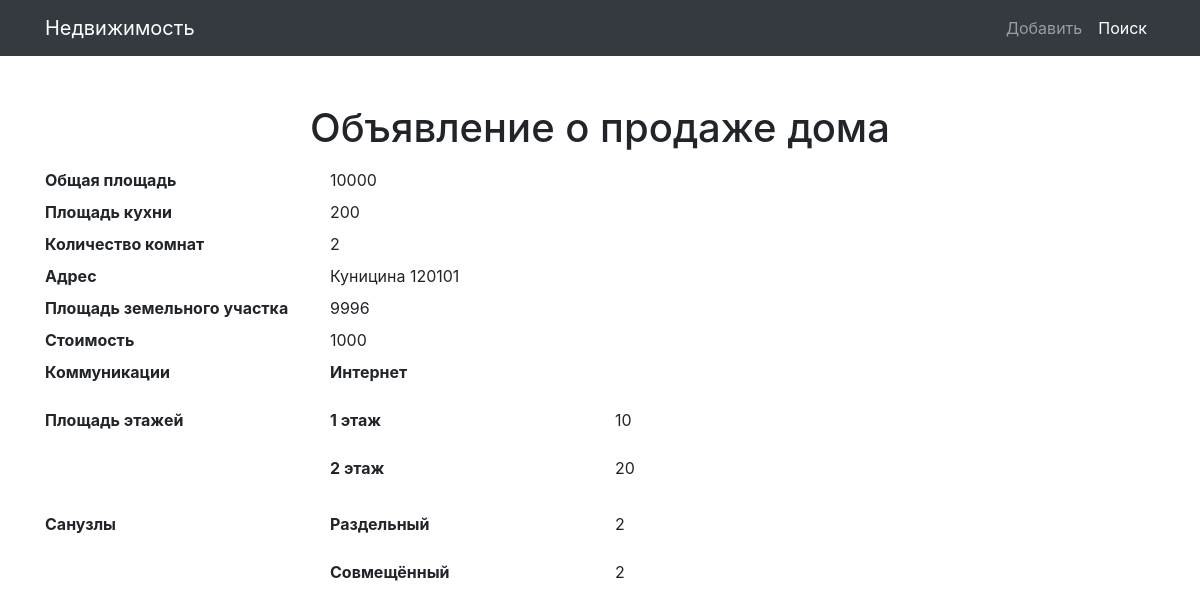
/?controller=ad&action=view_house&id=1, run on the app's committed database.
### tables this page shows
CREATE TABLE `House` (
  `id` int(11) NOT NULL,
  `gross_area` int(11) NOT NULL,
  `kitchen_area` int(11) NOT NULL,
  `room_amount` int(11) NOT NULL,
  `address` varchar(300) NOT NULL,
  `land_area` int(11) DEFAULT NULL,
  `cost` int(11) NOT NULL
);

CREATE TABLE `CommunicationType` (
  `id` int(11) NOT NULL,
  `title` varchar(50) NOT NULL
);

CREATE TABLE `HouseFloorArea` (
  `id` int(11) NOT NULL,
  `house_id` int(11) NOT NULL,
  `number` int(11) NOT NULL,
  `area` float NOT NULL
);

CREATE TABLE `BathroomType` (
  `id` int(11) NOT NULL,
  `title` varchar(50) NOT NULL
);

### Controllers/Controller.php (called while the page is built, shortened)
<?php
class Controller
{
    public function render($name, $vars, $layout = null)
    {
        extract($vars);
        include 'Views/'.$name.'.php';
    }
}

### Controllers/AdController.php (called while the page is built, shortened)
<?php
class AdController extends Controller
{
    public function view_houseAction()
    {
        $id          = (int)$_GET['id'];
        $house        = House::find($id);
        $images = [];
        $house_bathroom_types = HouseBathroomType::findBy([['house_id', '=', $id]]);
        $bathroom_types       = BathroomType::all();
        $house_balcony_types = HouseBalconyType::findBy([['house_id', '=', $id]]);
        $balcony_types       = BalconyType::all();
        $house_communication_types = HouseCommunicationType::findBy([['house_id', '=', $id]]);
        $communication_types       = CommunicationType::all();
        $house_floor_areas = HouseFloorArea::findBy([['house_id', '=', $id]]);
        return $this->render('view_house', [
            'menu'                      => 'search',
            'house'                     => $house,
            'images'                    => $images,
            'house_bathroom_types'      => $house_bathroom_types,
            'bathroom_types'            => $bathroom_types,
            'house_balcony_types'       => $house_balcony_types,
            'balcony_types'             => $balcony_types,
            'house_floor_areas'         => $house_floor_areas,
            'house_communication_types' => $house_communication_types,
            'communication_types'       => $communication_types,
        ], 'layout');
    }
}

### index.php (called while the page is built, shortened)
<?php
require_once 'Config.php';
require_once 'Db.php';
require_once 'Controllers/Controller.php';
require_once 'Models/Model.php';
Route::start();

### Models/Model.php (called while the page is built, shortened)
<?php
class Model
{
    public static function all() {
        $list  = [];
        $sql   = 'SELECT * FROM '.get_called_class();
        $items = Db::getconn()->query($sql);
        $items = $items->fetch_all(MYSQLI_ASSOC);
        $keys  = get_class_vars(get_called_class());
        foreach ($items as $item) {
            $arr = [];
            foreach ($keys as $key=>$value) {
                $arr[$key] = $item[$key];
            }
            $list[] = new $class($arr);
        }
        return $list;
    }
    public static function find($id) {
        $id    = intval($id);
        $sql   = 'SELECT * FROM '.get_called_class().' WHERE id="'.$id.'" LIMIT 1';
        $item  = Db::getconn()->query($sql);
        $item  = $item->fetch_assoc();
        $keys  = get_class_vars(get_called_class());
        $arr = [];
        foreach ($keys as $key=>$value) {
            $arr[$key] = $item[$key];
        }
        return new $class($arr);
    }
    public static function findBy($condition_args, $glue = 'AND', $select = '', $having_args = [], $having_glue = 'AND') {
        foreach ($condition_args as $condition_arg) {
            $conditions[] = $condition_arg[0].' '.$condition_arg[1].' "'.$condition_arg[2].'"';
        }
        $condition = implode(' '.$glue.' ', $conditions);
        $having_condition = implode(' '.$having_glue.' ', $havings);
        if ($condition) {
            $where_condition = ' WHERE '.$condition;
        }
        $sql   = 'SELECT *'.$select.' FROM '.get_called_class().$where_condition;
        $items  = Db::getconn()->query($sql);
        if ($items) {
            $items = $items->fetch_all(MYSQLI_ASSOC);
            $keys  = get_class_vars(get_called_class());
            foreach ($items as $item) {
                $arr = [];
                foreach ($keys as $key=>$value) {
                    $arr[$key] = $item[$key];
                }
                $list[] = new $class($arr);
            }
        }
        return $list;
    }
}

### Db.php (called while the page is built, shortened)
<?php
class Db {
    private static $instance;
    private static function getInstance(){
        if (self::$instance == null){
            self::$instance = new $className;
        }
        return self::$instance;
    }
    private static function initConnection(){
        $db = self::getInstance();
        $db->conn = new mysqli(Config::$host, Config::$login, Config::$password, Config::$dbname);
        $db->conn->set_charset('utf8');
        return $db;
    }
    public static function getconn() {
        try {
            $db = self::initConnection();
            return $db->conn;
        } catch (Exception $ex) {
            echo "I was unable to open a connection to the database. " . $ex->getMessage();
            return null;
        }
    }
}

### Views/view_house.php (the view, shortened to what this page needs)
<div class="row">
    <div class="col-lg-12 text-center">
        <h1 class="mt-5">Объявление о продаже дома</h1>
    </div>
</div>
<dl class="row">
    <dt class="col-sm-3">Общая площадь</dt>
    <dd class="col-sm-9"><?= $house->gross_area?></dd>
    <dt class="col-sm-3">Площадь кухни</dt>
    <dd class="col-sm-9"><?= $house->kitchen_area?></dd>
    <dt class="col-sm-3">Количество комнат</dt>
    <dd class="col-sm-9"><?= $house->room_amount?></dd>
    <dt class="col-sm-3">Адрес</dt>
    <dd class="col-sm-9"><?= $house->address?></dd>
    <dt class="col-sm-3">Площадь земельного участка</dt>
    <dd class="col-sm-9"><?= $house->land_area?></dd>
    <dt class="col-sm-3">Стоимость</dt>
    <dd class="col-sm-9"><?= $house->cost?></dd>
    <?php if(!empty($house_communication_types)): ?>
        <dt class="col-sm-3">Коммуникации</dt>
        <dd class="col-sm-9">
            <?php foreach ($communication_types as $communication_type): ?>
                <?php foreach ($house_communication_types as $house_communication_type): ?>
                    <?php if($communication_type->id == $house_communication_type->communication_type_id): ?>
                        <dl class="row">
                            <dt class="col-sm-4"><?= $communication_type->title?></dt>
                        </dl>
                    <?php endif ?>
                <?php endforeach ?>
            <?php endforeach ?>
        </dd>
    <?php endif; ?>
    <dt class="col-sm-3">Площадь этажей</dt>
    <dd class="col-sm-9">
        <?php foreach ($house_floor_areas as $house_floor_area): ?>
            <dl class="row">
                <dt class="col-sm-4"><?= $house_floor_area->number?> этаж</dt>
                <dd class="col-sm-8"><?= $house_floor_area->area ?></dd>
            </dl>
        <?php endforeach ?>
    </dd>
    <?php if(!empty($house_bathroom_types)): ?>
        <dt class="col-sm-3">Санузлы</dt>
        <dd class="col-sm-9">
            <?php foreach ($bathroom_types as $bathroom_type): ?>
                <?php foreach ($house_bathroom_types as $house_bathroom_type): ?>
                    <?php if($bathroom_type->id == $house_bathroom_type->bathroom_type_id): ?>
                        <dl class="row">
                            <dt class="col-sm-4"><?= $bathroom_type->title?></dt>
                            <dd class="col-sm-8"><?= $house_bathroom_type->amount ?></dd>
                        </dl>
                    <?php endif ?>
                <?php endforeach ?>
            <?php endforeach ?>
        </dd>
    <?php endif; ?>
</dl>

### css/style.css (style rules this page uses)
body { padding-top: 54px; }
@media (min-width: 992px) { body { padding-top: 56px; } }

### data on the page
house: gross_area "10000", kitchen_area "200", room_amount "2", address "Куницина 120101", land_area "9996", cost "1000"
communicationtype: title "Интернет"
housefloorarea: number "1", area "10"
housefloorarea: number "2", area "20"
bathroomtype: title "Раздельный", amount "2"
bathroomtype: title "Совмещённый", amount "2"
